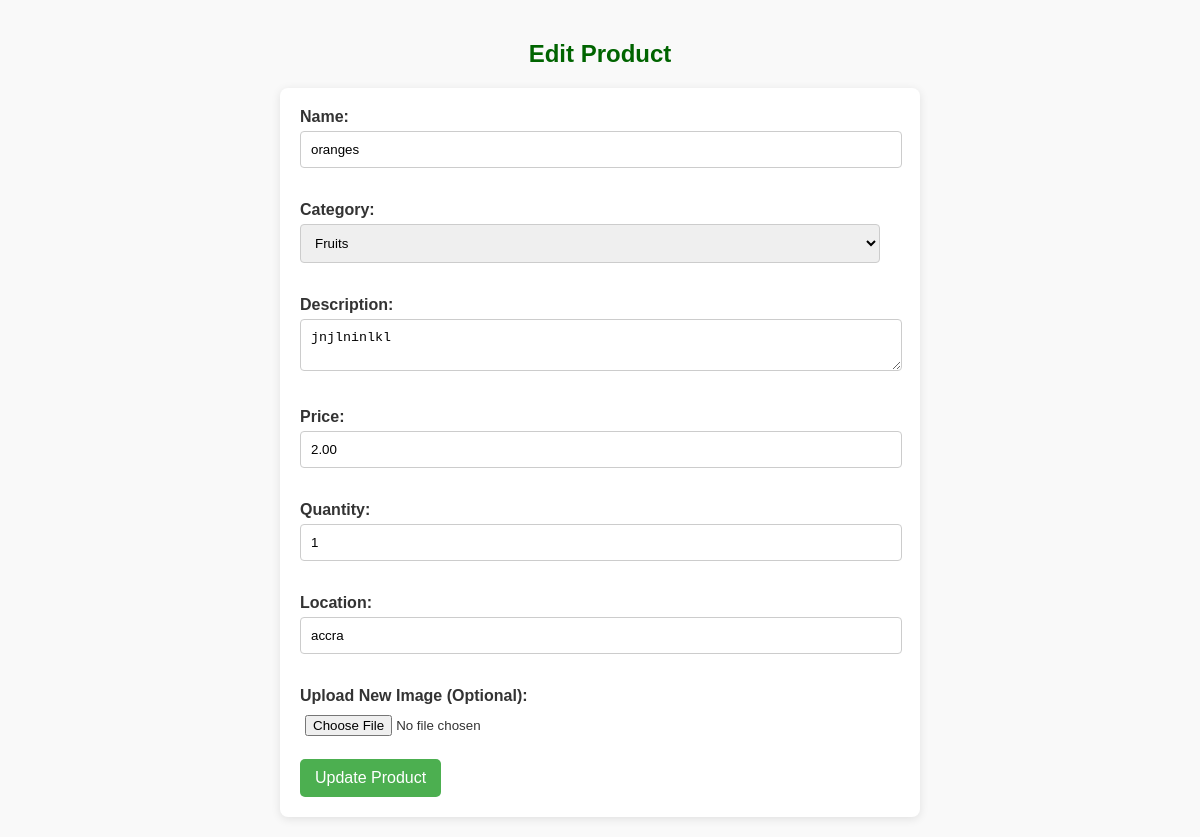
/ACTIONS/edit_product.php?product_id=15 (signed in), run on the app's committed database.
### tables this page shows
CREATE TABLE `Products` (
  `product_id` int(11) NOT NULL,
  `user_id` int(11) NOT NULL,
  `name` varchar(100) NOT NULL,
  `description` text DEFAULT NULL,
  `price` decimal(10,2) NOT NULL,
  `quantity` int(11) NOT NULL,
  `category_id` int(11) NOT NULL,
  `location` varchar(100) DEFAULT NULL,
  `image_url` varchar(255) DEFAULT NULL,
  `status` enum('pending','approved','rejected') DEFAULT 'pending',
  `created_at` timestamp NOT NULL DEFAULT current_timestamp()
);

CREATE TABLE `Categories` (
  `category_id` int(11) NOT NULL,
  `name` varchar(100) NOT NULL,
  `description` text DEFAULT NULL
);

### ACTIONS/edit_product.php (the view, shortened to what this page needs)
<?php
include 'db_connect.php';
if (isset($_GET['product_id'])) {
    $product_id = intval($_GET['product_id']);
    $stmt = $conn->prepare("SELECT name, description, price, quantity, location, category_id, image_url FROM Products WHERE product_id = ? AND user_id = ?");
    $stmt->bind_param("ii", $product_id, $_SESSION['user_id']);
    $stmt->execute();
    $result = $stmt->get_result();
    if ($result->num_rows > 0) {
        $product = $result->fetch_assoc();
        $categoriesResult = $conn->query("SELECT category_id, name FROM Categories");
    } else {
        echo "Product not found or access denied.";
        exit();
    }
} else {
    echo "No product selected.";
    exit();
}
?>
<!DOCTYPE html>
<html lang="en">
<head>
    <link rel="stylesheet" href="../CSS/edit_product.css">
</head>
<body>
<h2>Edit Product</h2>
<form action="edit_product.php?product_id=<?php echo $product_id; ?>" method="POST" enctype="multipart/form-data">
    <label for="name">Name:</label>
    <input type="text" id="name" name="name" value="<?php echo htmlspecialchars($product['name']); ?>" required><br><br>
    <label for="category">Category:</label>
    <select name="category" id="category" required>
        <?php while ($category = $categoriesResult->fetch_assoc()) { ?>
            <option value="<?php echo $category['category_id']; ?>"
                <?php echo $category['category_id'] == $product['category_id'] ? 'selected' : ''; ?>>
                <?php echo htmlspecialchars($category['name']); ?>
            </option>
        <?php } ?>
    </select><br><br>
    <label for="description">Description:</label>
    <textarea name="description" id="description" required><?php echo htmlspecialchars($product['description']); ?></textarea><br><br>
    <label for="price">Price:</label>
    <input type="number" step="0.01" id="price" name="price" value="<?php echo $product['price']; ?>" required><br><br>
    <label for="quantity">Quantity:</label>
    <input type="number" id="quantity" name="quantity" value="<?php echo $product['quantity']; ?>" required><br><br>
    <label for="location">Location:</label>
    <input type="text" id="location" name="location" value="<?php echo htmlspecialchars($product['location']); ?>" required><br><br>
    <label for="imageUpload">Upload New Image (Optional):</label>
    <input type="file" name="imageUpload" id="imageUpload"><br><br>
    <button type="submit">Update Product</button>
</form>
</body>
</html>

### CSS/edit_product.css (style rules this page uses)
body { font-family: 'Arial', sans-serif; background-color: #f9f9f9; color: #333; margin: 0; padding: 20px; }
h2 { text-align: center; color: darkgreen; margin-bottom: 20px; }
form { background-color: #ffffff; border-radius: 8px; box-shadow: 0 2px 10px rgba(0, 0, 0, 0.1); padding: 20px; max-width: 600px; margin: auto; }
label { display: block; margin-bottom: 5px; font-weight: bold; }
input[type="text"], input[type="number"], textarea, select { width: calc(100% - 20px); padding: 10px; margin-bottom: 15px; border: 1px solid #ccc; border-radius: 4px; }
input[type="file"] { padding: 5px; }
button { background-color: #4CAF50; color: white; border: none; padding: 10px 15px; border-radius: 5px; cursor: pointer; font-size: 16px; }

### data on the page
products: name "oranges", category "Fruits", description "jnjlninlkl", price "2.00", quantity "1", location "accra"
